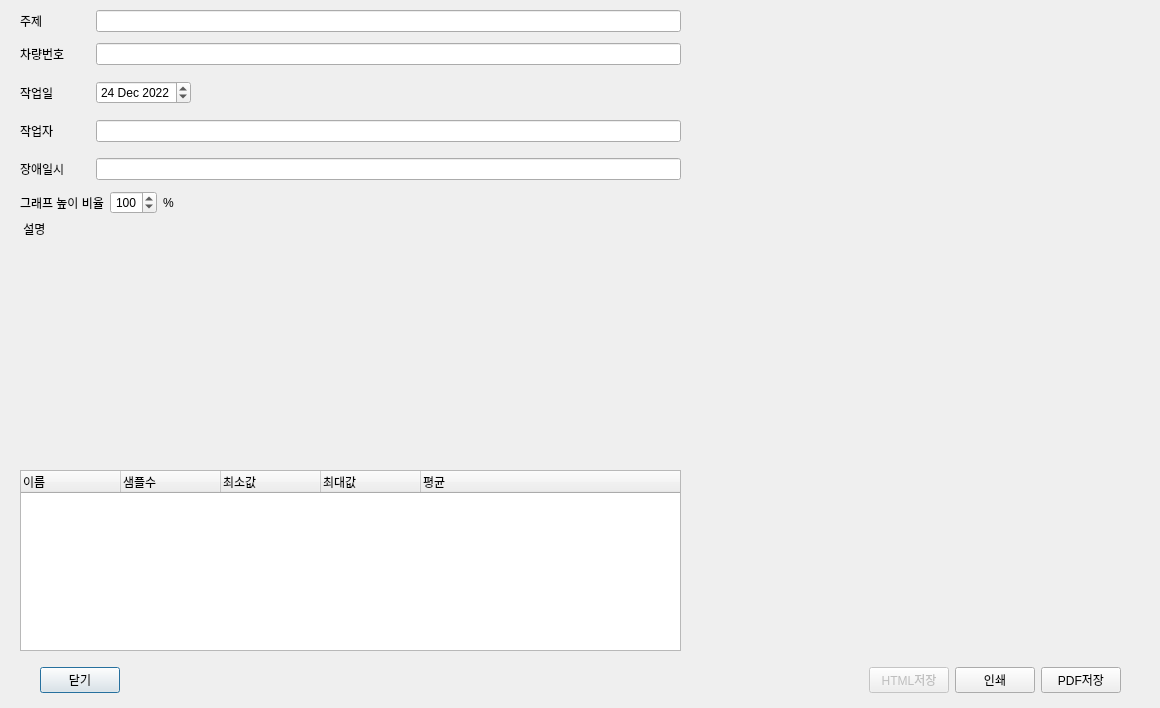
<?xml version="1.0" encoding="UTF-8"?>
<ui version="4.0">
 <class>report_dialog</class>
 <widget class="QDialog" name="report_dialog">
  <property name="windowModality">
   <enum>Qt::NonModal</enum>
  </property>
  <property name="geometry">
   <rect>
    <x>0</x>
    <y>0</y>
    <width>1160</width>
    <height>708</height>
   </rect>
  </property>
  <property name="sizePolicy">
   <sizepolicy hsizetype="Fixed" vsizetype="Fixed">
    <horstretch>0</horstretch>
    <verstretch>0</verstretch>
   </sizepolicy>
  </property>
  <property name="minimumSize">
   <size>
    <width>1160</width>
    <height>708</height>
   </size>
  </property>
  <property name="maximumSize">
   <size>
    <width>1160</width>
    <height>708</height>
   </size>
  </property>
  <property name="windowTitle">
   <string>리포트</string>
  </property>
  <property name="sizeGripEnabled">
   <bool>false</bool>
  </property>
  <property name="modal">
   <bool>true</bool>
  </property>
  <widget class="QWidget" name="verticalLayoutWidget">
   <property name="geometry">
    <rect>
     <x>20</x>
     <y>10</y>
     <width>661</width>
     <height>641</height>
    </rect>
   </property>
   <layout class="QVBoxLayout" name="verticalLayout">
    <item>
     <layout class="QHBoxLayout" name="horizontalLayout_3">
      <item>
       <widget class="QLabel" name="label_12">
        <property name="minimumSize">
         <size>
          <width>70</width>
          <height>0</height>
         </size>
        </property>
        <property name="text">
         <string>주제</string>
        </property>
       </widget>
      </item>
      <item>
       <widget class="QLineEdit" name="subjectEdit"/>
      </item>
     </layout>
    </item>
    <item>
     <layout class="QHBoxLayout" name="horizontalLayout">
      <property name="topMargin">
       <number>5</number>
      </property>
      <property name="bottomMargin">
       <number>5</number>
      </property>
      <item>
       <widget class="QLabel" name="label">
        <property name="minimumSize">
         <size>
          <width>70</width>
          <height>0</height>
         </size>
        </property>
        <property name="text">
         <string>차량번호</string>
        </property>
       </widget>
      </item>
      <item>
       <widget class="QLineEdit" name="vehicleNumberEdit"/>
      </item>
     </layout>
    </item>
    <item>
     <layout class="QHBoxLayout" name="horizontalLayout_2">
      <property name="topMargin">
       <number>5</number>
      </property>
      <property name="bottomMargin">
       <number>5</number>
      </property>
      <item>
       <widget class="QLabel" name="label_2">
        <property name="minimumSize">
         <size>
          <width>70</width>
          <height>0</height>
         </size>
        </property>
        <property name="text">
         <string>작업일</string>
        </property>
       </widget>
      </item>
      <item>
       <widget class="QDateEdit" name="dateEdit">
        <property name="dateTime">
         <datetime>
          <hour>21</hour>
          <minute>0</minute>
          <second>0</second>
          <year>2022</year>
          <month>12</month>
          <day>24</day>
         </datetime>
        </property>
       </widget>
      </item>
      <item>
       <spacer name="horizontalSpacer">
        <property name="orientation">
         <enum>Qt::Horizontal</enum>
        </property>
        <property name="sizeHint" stdset="0">
         <size>
          <width>40</width>
          <height>20</height>
         </size>
        </property>
       </spacer>
      </item>
     </layout>
    </item>
    <item>
     <layout class="QHBoxLayout" name="horizontalLayout_4">
      <property name="topMargin">
       <number>5</number>
      </property>
      <property name="bottomMargin">
       <number>5</number>
      </property>
      <item>
       <widget class="QLabel" name="label_3">
        <property name="minimumSize">
         <size>
          <width>70</width>
          <height>0</height>
         </size>
        </property>
        <property name="text">
         <string>작업자</string>
        </property>
       </widget>
      </item>
      <item>
       <widget class="QLineEdit" name="authorEdit"/>
      </item>
     </layout>
    </item>
    <item>
     <layout class="QHBoxLayout" name="horizontalLayout_6">
      <property name="topMargin">
       <number>5</number>
      </property>
      <property name="rightMargin">
       <number>0</number>
      </property>
      <property name="bottomMargin">
       <number>5</number>
      </property>
      <item>
       <widget class="QLabel" name="workOrderLabel">
        <property name="minimumSize">
         <size>
          <width>70</width>
          <height>0</height>
         </size>
        </property>
        <property name="text">
         <string>장애일시 </string>
        </property>
       </widget>
      </item>
      <item>
       <widget class="QLineEdit" name="workOrderEdit"/>
      </item>
     </layout>
    </item>
    <item>
     <layout class="QHBoxLayout" name="horizontalLayout_7">
      <item>
       <widget class="QLabel" name="label_5">
        <property name="text">
         <string>그래프 높이 비율</string>
        </property>
       </widget>
      </item>
      <item>
       <widget class="QSpinBox" name="graphRatioSpinBox">
        <property name="alignment">
         <set>Qt::AlignRight|Qt::AlignTrailing|Qt::AlignVCenter</set>
        </property>
        <property name="minimum">
         <number>10</number>
        </property>
        <property name="maximum">
         <number>300</number>
        </property>
        <property name="singleStep">
         <number>10</number>
        </property>
        <property name="value">
         <number>100</number>
        </property>
       </widget>
      </item>
      <item>
       <widget class="QLabel" name="label_6">
        <property name="maximumSize">
         <size>
          <width>25</width>
          <height>16777215</height>
         </size>
        </property>
        <property name="text">
         <string>%</string>
        </property>
       </widget>
      </item>
      <item>
       <spacer name="horizontalSpacer_3">
        <property name="orientation">
         <enum>Qt::Horizontal</enum>
        </property>
        <property name="sizeHint" stdset="0">
         <size>
          <width>40</width>
          <height>20</height>
         </size>
        </property>
       </spacer>
      </item>
     </layout>
    </item>
    <item>
     <layout class="QVBoxLayout" name="descriptionAreaLayout">
      <item>
       <widget class="QLabel" name="label_4">
        <property name="text">
         <string> 설명</string>
        </property>
       </widget>
      </item>
      <item>
       <widget class="QWidget" name="editorHolder" native="true">
        <property name="sizePolicy">
         <sizepolicy hsizetype="Preferred" vsizetype="Preferred">
          <horstretch>0</horstretch>
          <verstretch>0</verstretch>
         </sizepolicy>
        </property>
        <property name="minimumSize">
         <size>
          <width>0</width>
          <height>220</height>
         </size>
        </property>
       </widget>
      </item>
     </layout>
    </item>
    <item>
     <widget class="QTreeWidget" name="summaries_widget">
      <property name="columnCount">
       <number>5</number>
      </property>
      <column>
       <property name="text">
        <string>이름</string>
       </property>
      </column>
      <column>
       <property name="text">
        <string>샘플수</string>
       </property>
      </column>
      <column>
       <property name="text">
        <string>최소값</string>
       </property>
      </column>
      <column>
       <property name="text">
        <string>최대값</string>
       </property>
      </column>
      <column>
       <property name="text">
        <string>평균</string>
       </property>
      </column>
     </widget>
    </item>
   </layout>
  </widget>
  <widget class="QWidget" name="verticalLayoutWidget_2">
   <property name="geometry">
    <rect>
     <x>690</x>
     <y>10</y>
     <width>454</width>
     <height>640</height>
    </rect>
   </property>
   <layout class="QVBoxLayout" name="previewLayout"/>
  </widget>
  <widget class="QWidget" name="horizontalLayoutWidget">
   <property name="geometry">
    <rect>
     <x>20</x>
     <y>660</y>
     <width>1121</width>
     <height>41</height>
    </rect>
   </property>
   <layout class="QHBoxLayout" name="horizontalLayout_5">
    <property name="sizeConstraint">
     <enum>QLayout::SetDefaultConstraint</enum>
    </property>
    <property name="leftMargin">
     <number>20</number>
    </property>
    <property name="rightMargin">
     <number>20</number>
    </property>
    <item>
     <widget class="QPushButton" name="closeButton">
      <property name="text">
       <string>닫기</string>
      </property>
     </widget>
    </item>
    <item>
     <spacer name="horizontalSpacer_2">
      <property name="orientation">
       <enum>Qt::Horizontal</enum>
      </property>
      <property name="sizeHint" stdset="0">
       <size>
        <width>40</width>
        <height>20</height>
       </size>
      </property>
     </spacer>
    </item>
    <item>
     <widget class="QPushButton" name="saveHtmlButton">
      <property name="enabled">
       <bool>false</bool>
      </property>
      <property name="text">
       <string>HTML저장</string>
      </property>
     </widget>
    </item>
    <item>
     <widget class="QPushButton" name="printButton">
      <property name="text">
       <string>인쇄</string>
      </property>
     </widget>
    </item>
    <item>
     <widget class="QPushButton" name="saveButton">
      <property name="text">
       <string>PDF저장</string>
      </property>
      <property name="autoDefault">
       <bool>true</bool>
      </property>
      <property name="default">
       <bool>false</bool>
      </property>
     </widget>
    </item>
   </layout>
  </widget>
 </widget>
 <resources/>
 <connections/>
</ui>
